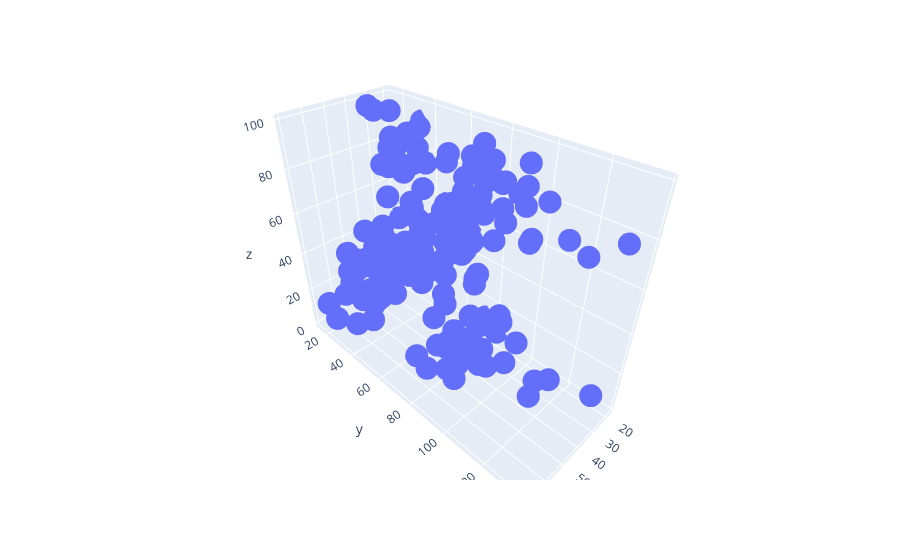

Write notebook code for a chart like this one.
### Code cell
fig = px.scatter_3d(x = data.iloc[:,0], y=data.iloc[:,1], z=data.iloc[:,2])
fig.show()

### Figure 1 — Plotly figure (JSON) as saved in the notebook; plotly's stock layout.template omitted (floating-point values rounded to 4 significant figures; data arrays with more than 128 entries replaced by an {"elided": "..."} marker saying what was removed)
{"data": [{"hovertemplate": "x=%{x}<br>y=%{y}<br>z=%{z}<extra></extra>", "legendgroup": "", "marker": {"color": "#636efa", "symbol": "circle"}, "mode": "markers", "name": "", "scene": "scene", "showlegend": false, "type": "scatter3d", "x": {"elided": "200 int values"}, "y": {"elided": "200 int values"}, "z": {"elided": "200 int values"}}], "layout": {"legend": {"tracegroupgap": 0}, "margin": {"t": 60}, "scene": {"domain": {"x": [0, 1], "y": [0, 1]}, "xaxis": {"title": {"text": "x"}}, "yaxis": {"title": {"text": "y"}}, "zaxis": {"title": {"text": "z"}}}}}
